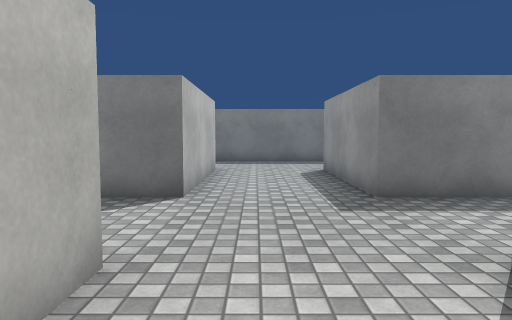
view 1 (above)

22 first-person views from a walk through a 3-D level made in the Unity game engine. The camera is 1.3 m above the floor, tilts 4° down and sees 70° across. The floor is counted in squares, 1 m on a side. Each view is taken from the middle of a square. On the plan, view 1 faces up. The plan holds only what a view shows up to about 15 squares ahead; the rest is blank. The place goes on beyond the plan. The player character is not drawn. Surface patterns are stand-ins for the level's own textures.

view 2
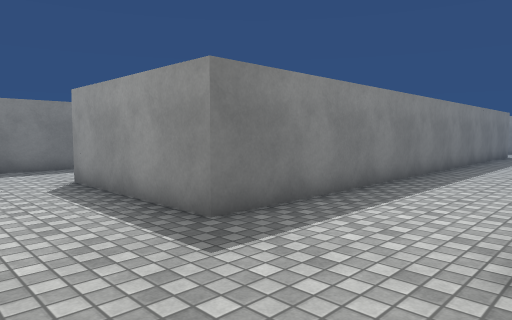

view 3
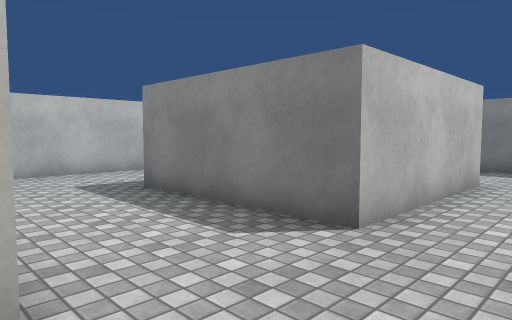

view 4
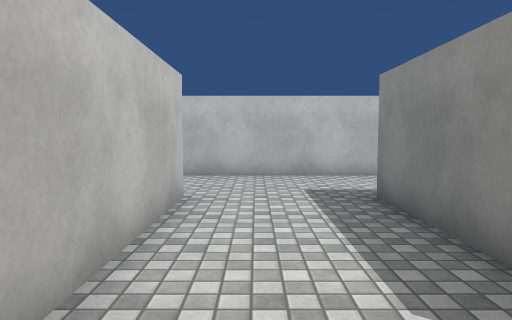

view 5
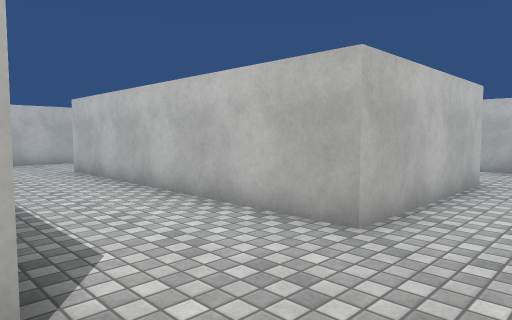

view 6
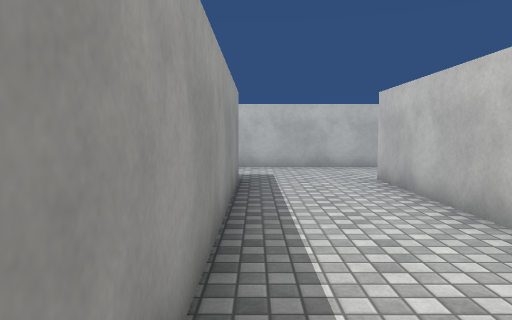

view 7
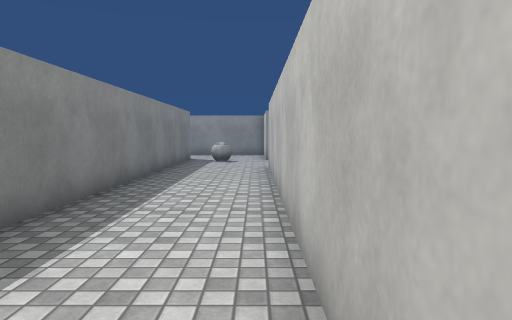

view 8
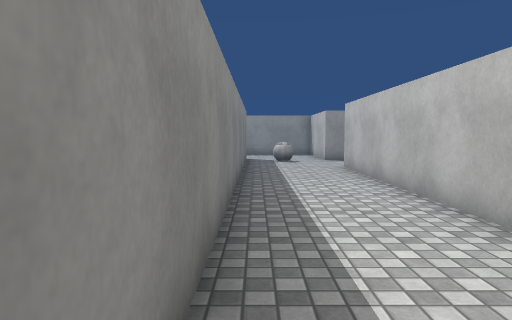

view 9
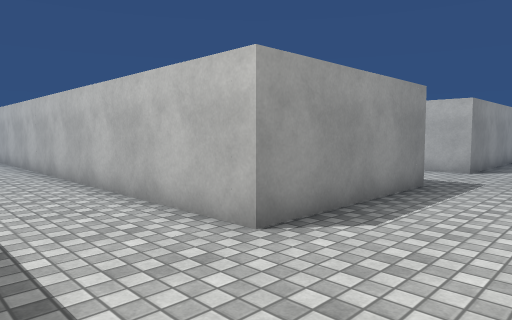

view 10
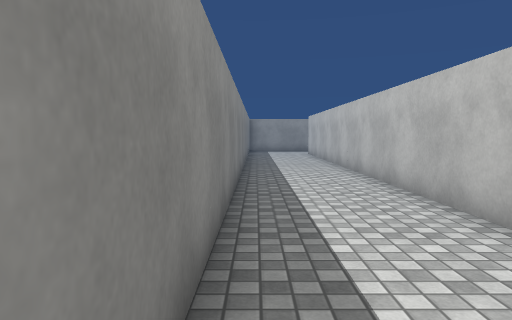

view 11
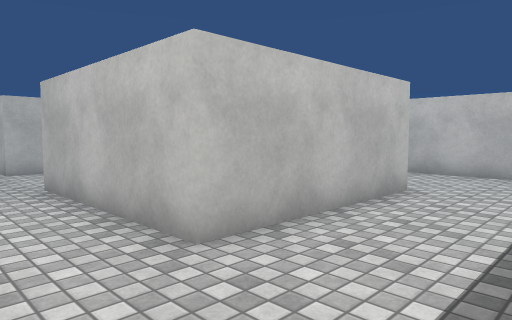

view 12
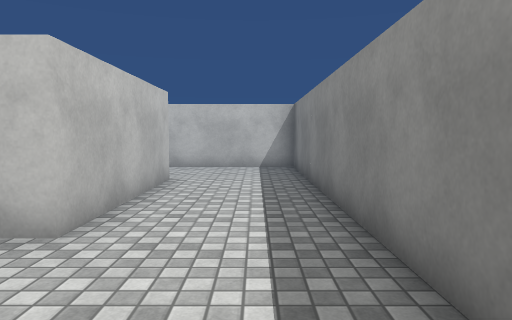

view 13
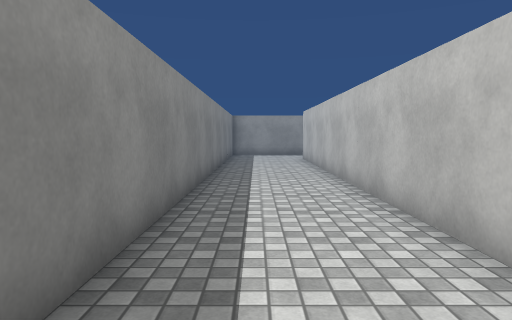

view 14
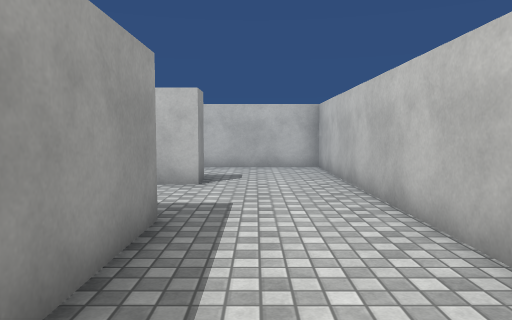

view 15
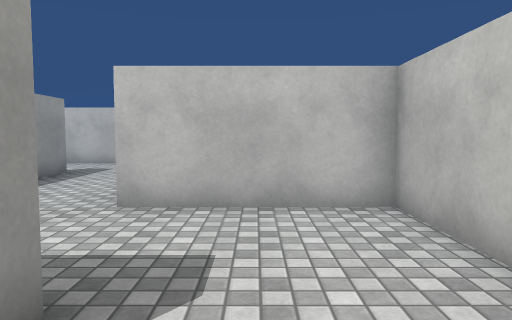

view 16
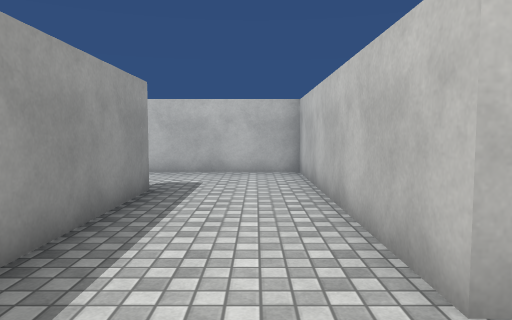

view 17
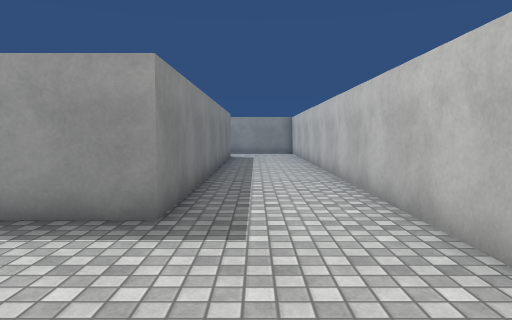

view 18
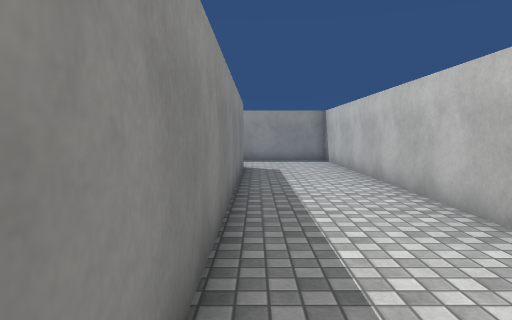

view 19
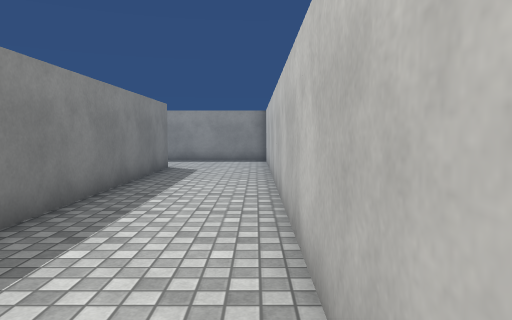

view 20
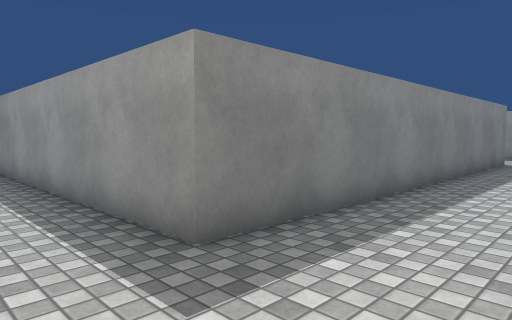

view 21
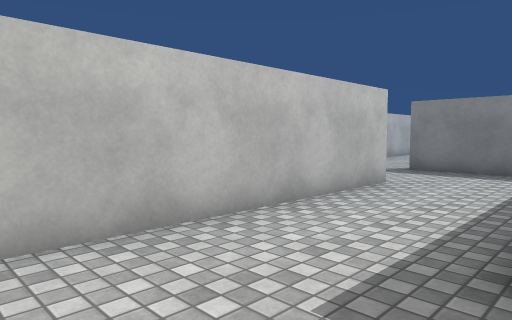

view 22
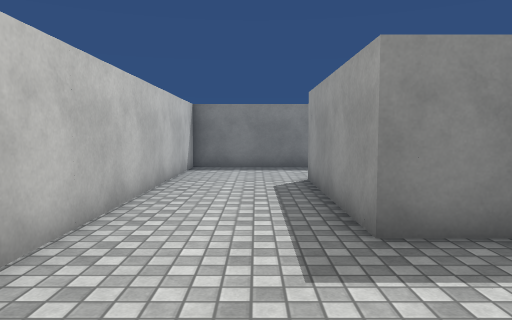

### Floor plan
Points are (right, up) in squares from view 1. A wall is a line through its corners. A room is listed if a view was taken in it or the views show most of it. See-through windows are left out.
Room 1 (views 1, 2, 3, 4, 5, 6, 7, 8, 9, 10, 11, 12, 13, 14, 15, 16, 17, 18, 19, 20, 21, 22)
walls: (-1.5, 7.5) (-7.5, 7.5) (-7.5, 13.5) (-1.5, 13.5) (-1.5, 7.5); (-4.2, 2.5) (-7.5, 2.5) (-7.5, 3.5) (-1.5, 3.5) (-1.5, -7.5); (-2.5, -7.5) (-2.5, -2.5); (18.5, 7.5) (2.5, 7.5) (2.5, 13.5) (18.5, 13.5); (18.5, -7.5) (2.5, -7.5) (2.5, 3.5) (18.5, 3.5); (18.5, 17.5) (-11.5, 17.5) (-11.5, -1.5) (-6.5, -1.5) (-6.5, -11.5) (18.5, -11.5)

Positions as (right, up) in squares from view 1, and headings:
1: (0, 0), facing up
2: (-1, 3), facing up-right
3: (1, 3), facing up-left
4: (0, 5), facing left
5: (3, 6), facing down-left
6: (2, 3), facing down
7: (4, 4), facing right
8: (4, 7), facing right
9: (-1, 17), facing down-right
10: (-1, 17), facing right
11: (1, 17), facing down-left
12: (3, 16), facing left
13: (4, 16), facing right
14: (-9, 13), facing down
15: (-9, 5), facing down
16: (-5, 1), facing down
17: (-3, -9), facing right
18: (4, -8), facing right
19: (4, -11), facing right
20: (0, -11), facing up-right
21: (-2, -11), facing up-left
22: (-9, 3), facing up
